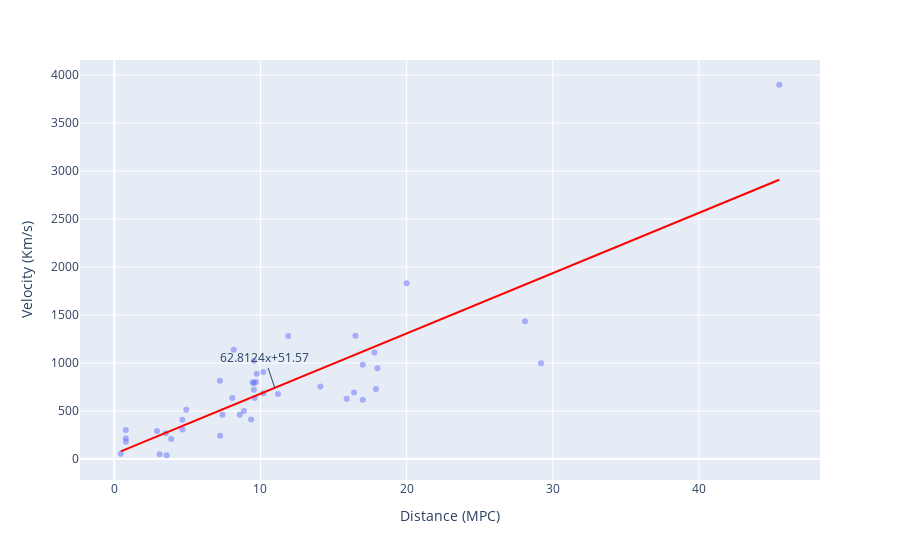

This figure's notebook cell:
### Code cell
from astroquery.ipac.ned import Ned
import numpy as np
import os
import urllib.request
from astroquery.gaia import Gaia
from astropy import log
import pandas as pd
import os
import glob
import numpy as np
import importlib
from matplotlib import colors
import matplotlib.pyplot as plt
import plotly.express as px
import plotly.graph_objects as go

def fit_line(x, y):
    # given one dimensional x and y vectors - return x and y for fitting a line on top of the regression
    # inspired by the numpy manual - https://docs.scipy.org/doc/numpy/reference/generated/numpy.linalg.lstsq.html 
    x = x.to_numpy() # convert into numpy arrays
    y = y.to_numpy() # convert into numpy arrays

    A = np.vstack([x, np.ones(len(x))]).T # sent the design matrix using the intercepts
    m, c = np.linalg.lstsq(A, y, rcond=None)[0]

    return m, c

hubble_objs = { "S. Mag", "L. Mag",
 "NGC 278", "NGC 404", "NGC 584", "NGC 936", "NGC 1023", "NGC 1700", "NGC 2681", "NGC 2683", "NGC 2841", 
 "NGC 3034", "NGC 3115", "NGC 3368", "NGC 3379", "NGC 3489", "NGC 3521", "NGC 3623", "NGC 4111", "NGC 4526",
 "NGC 4565", "NGC 4594", "NGC 5005", "NGC 5866",
 "NGC 6822", "NGC 598", "NGC 221", "NGC 224", 
    "NGC 5457", "NGC 4736", "NGC 5194", "NGC 4449", "NGC 4214", "NGC 3031", "NGC 3627",
    "NGC 4826", "NGC 5236", "NGC 1068", "NGC 5055", "NGC 7331", "NGC 4258", "NGC 4151",
    "NGC 4382", "NGC 4472", "NGC 4486", "NGC 4649" }

print("Rows: {}".format(len(hubble_objs)))
distances = pd.read_csv("NED-D.csv")

def get_obj(m):
    try:
        obj_data = Ned.query_object(m).to_pandas().iloc[0]

        d = distances.loc[distances['ID'] == obj_data['Object Name']]
        if d.empty:
            return None
        mpc = d.sort_values(by=['Error']).iloc[0]['MPC']

        return pd.DataFrame([[obj_data['Object Name'], obj_data['Velocity'], mpc]], columns=['Name', 'Velocity', 'MPC'])
    except:
        return None

if False:
    i = 0
    step = 50
    while i < 9999:
        file_name = "data/obj_{}_{}.csv".format(i, i+step)
        if os.path.isfile(file_name):
            log.info("Skipping: " + file_name)
        else:
            log.info("Downloading data for: " + file_name)
            objects = []
            for y in range(i, i+step):
                objects.append("NGC {}".format(y))

            try:
                data = pd.concat(mo for obj in objects if (mo:=get_obj(obj)) is not None)
                data.to_csv(file_name)
            except:
                {}

        i = i + step


    # Grab the previously calculated results
    data = pd.concat(pd.read_csv(f) for f in glob.glob("data/obj_*.csv"))
    data.dropna()
    data = data[data['MPC'] > 0]
    data = data[data['MPC'] < 100]
    data = data[data['Velocity'] > 0]
else:
    data = pd.concat(mo for obj in hubble_objs if (mo:=get_obj(obj)) is not None)

data.Velocity = data.Velocity.abs()

#display(data)

# plot the data as a scatter plot
fig = px.scatter(x=data['MPC'], y=data['Velocity'], opacity=.5, labels={"x" : "Distance (MPC)", "y" : "Velocity (Km/s)"}) 

# fit a linear model 
m, c = fit_line(x = data['MPC'], y = data['Velocity'])

# add the linear fit on top
fig.add_trace(
    go.Scatter(
        x=data['MPC'],
        y=m*data['MPC'] + c,
        mode="lines",
        line=go.scatter.Line(color="red"),
        showlegend=False)
)
# optionally you can show the slop and the intercept 
mid_point = data['MPC'].mean()
fig.update_layout(
    showlegend=False,
    annotations=[
        go.layout.Annotation(
            x=mid_point,
            y=m*mid_point + c,
            xref="x",
            yref="y",
            text=str(round(m, 4))+'x+'+str(round(c, 2)) ,
        )
    ]
)
fig.show()
#fig.write_image('hubble_constant.png')

### Figure 1 — Plotly figure (JSON) as saved in the notebook; plotly's stock layout.template omitted (floating-point values rounded to 4 significant figures)
{"data": [{"hovertemplate": "Distance (MPC)=%{x}<br>Velocity (Km/s)=%{y}<extra></extra>", "legendgroup": "", "marker": {"color": "#636efa", "opacity": 0.5, "symbol": "circle"}, "mode": "markers", "name": "", "orientation": "v", "showlegend": false, "type": "scatter", "x": [4.66, 10.2, 3.89, 14.1, 9.68, 8.87, 16.5, 17, 3.52, 4.66, 0.787, 45.5, 2.92, 15.9, 8.07, 7.22, 17.9, 11.2, 9.55, 17, 9.6, 3.1, 0.783, 16.4, 11.9, 18, 9.46, 7.24, 20, 3.58, 4.92, 17.8, 0.439, 8.17, 9.36, 10.2, 28.1, 9.55, 9.74, 0.792, 9.55, 29.2, 7.4, 8.58], "xaxis": "x", "y": [409, 686, 207, 755, 803, 500, 1284, 617, 269, 308, 213, 3899, 291, 627, 635, 816, 729, 677, 788, 981, 636, 49, 301, 692, 1282, 946, 799, 241, 1831, 39, 513, 1110, 55, 1137, 411, 907, 1434, 721, 888, 179, 1024, 997, 461, 460], "yaxis": "y"}, {"line": {"color": "red"}, "mode": "lines", "showlegend": false, "type": "scatter", "x": [4.66, 10.2, 3.89, 14.1, 9.68, 8.87, 16.5, 17, 3.52, 4.66, 0.787, 45.5, 2.92, 15.9, 8.07, 7.22, 17.9, 11.2, 9.55, 17, 9.6, 3.1, 0.783, 16.4, 11.9, 18, 9.46, 7.24, 20, 3.58, 4.92, 17.8, 0.439, 8.17, 9.36, 10.2, 28.1, 9.55, 9.74, 0.792, 9.55, 29.2, 7.4, 8.58], "y": [344.3, 692.3, 295.9, 937.2, 659.6, 608.7, 1088.0, 1119.0, 272.7, 344.3, 101.0, 2910.0, 235.0, 1050.0, 558.5, 505.1, 1176.0, 755.1, 651.4, 1119.0, 654.6, 246.3, 100.8, 1082.0, 799.0, 1182.0, 645.8, 506.3, 1308.0, 276.4, 360.6, 1170.0, 79.15, 564.7, 639.5, 692.3, 1817.0, 651.4, 663.4, 101.3, 651.4, 1886.0, 516.4, 590.5]}], "layout": {"annotations": [{"text": "62.8124x+51.57", "x": 10.98, "xref": "x", "y": 741.1, "yref": "y"}], "legend": {"tracegroupgap": 0}, "margin": {"t": 60}, "showlegend": false, "xaxis": {"anchor": "y", "domain": [0, 1], "title": {"text": "Distance (MPC)"}}, "yaxis": {"anchor": "x", "domain": [0, 1], "title": {"text": "Velocity (Km/s)"}}}}
